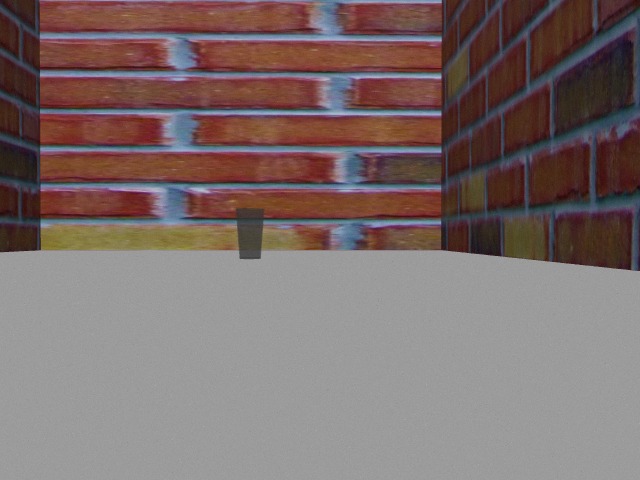
#> input picture practice_ws/images/ash_cup10.png, 640 x 480 px
$ python ash_cup_mask.py
#> lines starting #> are read from the running program, lines starting #| are printed output that depends on the picture; after the words box and inside, x2 and y2 are one past the last pixel; in counts of white or black regions, pixels touching at a corner belong together
import cv2
import numpy as np

def inRangeWrap(hsv, lower, upper):
    if lower[0] <= upper[0]:
        return cv2.inRange(hsv, lower, upper)
    else:
        lower1 = np.array([0, lower[1], lower[2]])
        upper1 = np.array([upper[0], upper[1], upper[2]])
        lower2 = lower
        upper2 = np.array([179, upper[1], upper[2]])
        return cv2.bitwise_or(cv2.inRange(hsv, lower1, upper1),cv2.inRange(hsv, lower2, upper2))

# 画像読み込み
img = cv2.imread("ash_cup10.png")
#> img is the input picture: shape (480, 640, 3); mean B, G, R 107.8, 109.1, 124.6
if img is None: exit()
draw_img = img.copy()
hsv_img = cv2.cvtColor(draw_img, cv2.COLOR_BGR2HSV)
#> hsv_img: shape (480, 640, 3); mean H, S, V 34.2, 62, 128.2

# 色の範囲
lower = np.array([0, 0, 0])
upper = np.array([180, 50, 150])
mask = inRangeWrap(hsv_img, lower, upper)
#> in inRangeWrap, `return cv2.inRange(hsv, lower, upper)`:
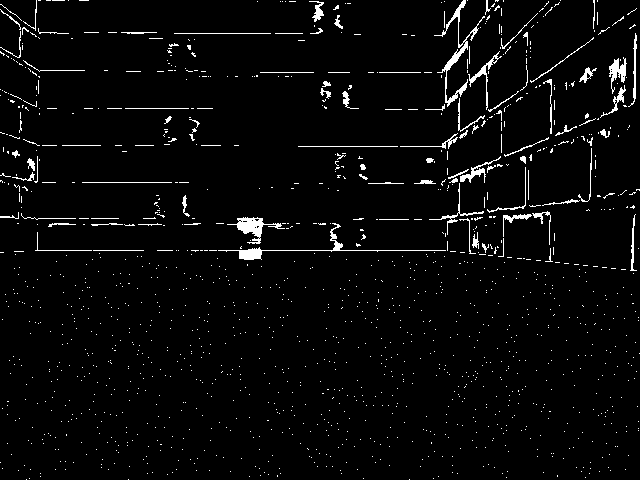
#> returned value: shape (480, 640); 3.3% white in thin lines or dots

# モルフォロジー変換（穴埋め）
# ※輪郭を見つける前に、コップを「ひとかたまり」にする
kernel = np.ones((2, 2), np.uint8)
mask = cv2.morphologyEx(mask, cv2.MORPH_CLOSE, kernel)
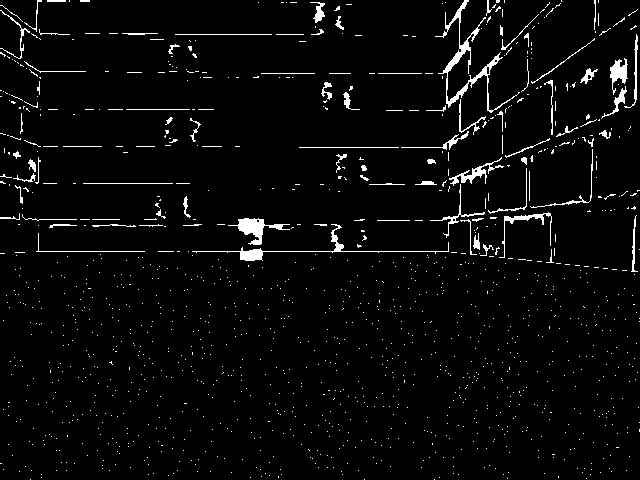
#> mask: shape (480, 640); 3.5% white in thin lines or dots
mask = cv2.morphologyEx(mask, cv2.MORPH_OPEN, kernel)
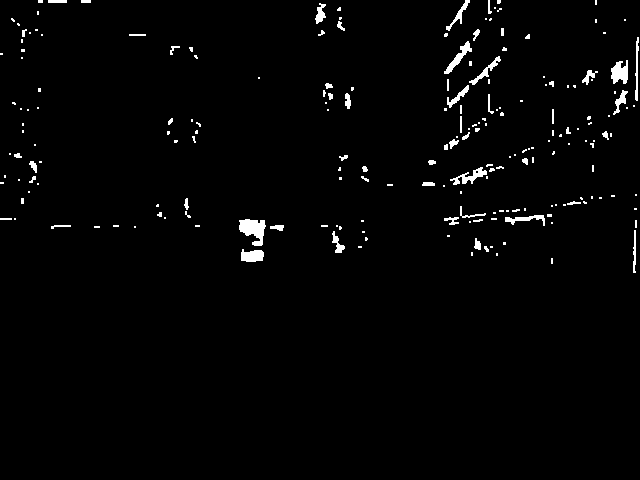
#> mask: shape (480, 640); 1.8% white; 206 white regions (148 under 20 px)

# 輪郭（白い塊）を検出する
contours, _ = cv2.findContours(mask, cv2.RETR_EXTERNAL, cv2.CHAIN_APPROX_SIMPLE)
#> contours = 206 contours, 173 with area under 20; largest, box (x1, y1, x2, y2) and area: (239, 219, 266, 246) 393, (611, 60, 628, 84) 246, (241, 249, 264, 262) 208, (444, 41, 472, 74) 201, (450, 167, 487, 185) 186

# 画像の幅を取得
img_h, img_w = mask.shape
#> img_h = 480; img_w = 640

# 見つかった塊を一つずつチェックするループ
for cnt in contours:
    # 塊の情報を取得（x, y: 左上の座標, w: 幅, h: 高さ）
    x, y, w, h = cv2.boundingRect(cnt)

    # 塊の中心(X座標)を計算
    center_x = x + (w / 2)

    # 判定：中心が「画面の真ん中より左」にあるか？
    if center_x < (img_w / 2):
        # 左にある塊（箱だとおもうから）なら、その部分を黒で塗りつぶして消す
        # drawContours(画像, [輪郭データ], インデックス, 色, 太さ(-1は塗りつぶし))
        cv2.drawContours(mask, [cnt], -1, 0, -1)
#> this loop made 206 passes
#> (x, y, w, h, center_x) on passes 4, 6, 9: (241, 249, 23, 13, 252.5), (484, 246, 5, 6, 486.5), (474, 238, 7, 12, 477.5)
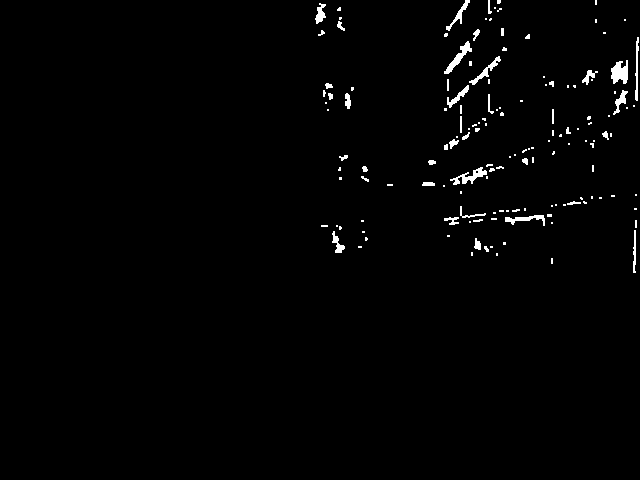
#> mask: shape (480, 640); 1.3% white; 146 white regions (103 under 20 px), largest, box (x1, y1, x2, y2) and area: (611, 60, 628, 84) 290, (444, 41, 472, 74) 245, (450, 167, 487, 185) 243

result = cv2.bitwise_and(draw_img, draw_img, mask=mask)
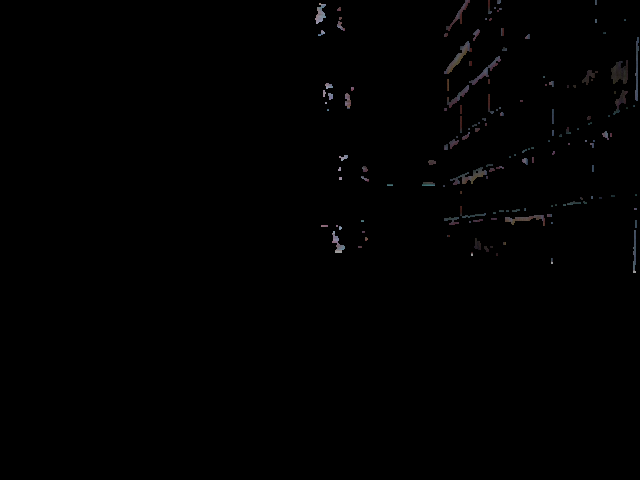
#> result: shape (480, 640, 3); mean B, G, R 1, 0.9, 1

cv2.imshow("Original", draw_img)
cv2.imshow("Smart Mask", mask)
cv2.imshow("Result", result)

cv2.waitKey(0)
cv2.destroyAllWindows()

$ run again, with practice_ws/images/ash_cup1.png copied over practice_ws/images/ash_cup10.png
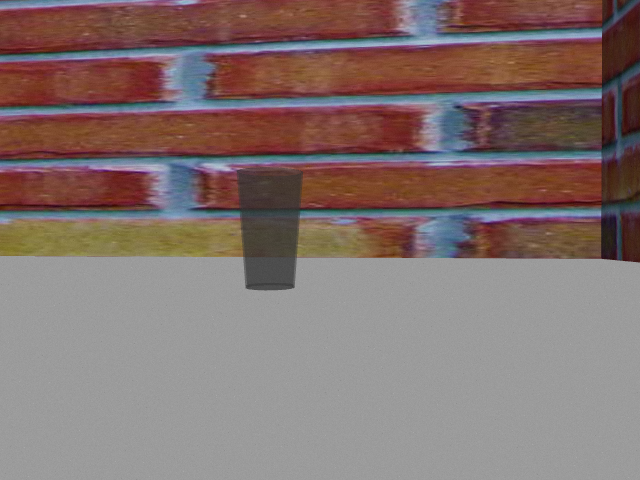
#> input picture practice_ws/images/ash_cup1.png, 640 x 480 px
#> img is the input picture: shape (480, 640, 3); mean B, G, R 111.4, 113.8, 131.4
#> hsv_img: shape (480, 640, 3); mean H, S, V 31.8, 65.4, 135.8
#> in inRangeWrap, `return cv2.inRange(hsv, lower, upper)`:
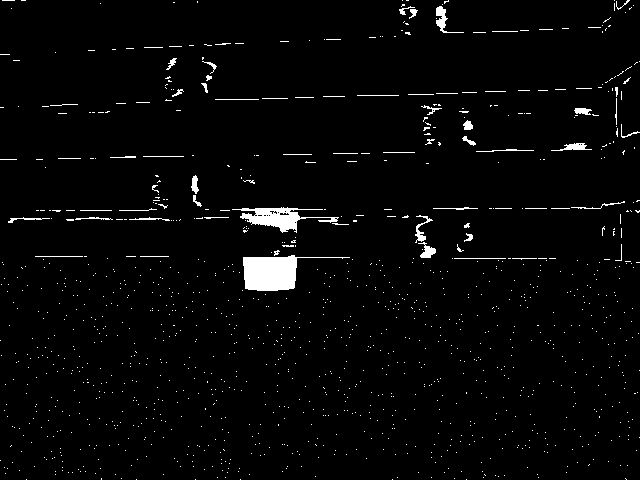
#> returned value: shape (480, 640); 2.5% white; 1214 white regions (1152 under 20 px), largest, box (x1, y1, x2, y2) and area: (243, 255, 350, 291) 1793, (232, 207, 339, 233) 1060, (436, 6, 464, 33) 208
#> contours = 86 contours, 67 with area under 20; largest, box (x1, y1, x2, y2) and area: (245, 257, 299, 293) 1656, (242, 209, 308, 234) 897, (417, 225, 438, 260) 192, (438, 8, 449, 35) 157, (566, 145, 588, 152) 102
#> the loop `for cnt in contours:` made 86 passes
#> (cnt, x, y, w, h, center_x) on passes 4, 7, 12, 13, 14, 15: ([[285, 247], [285, 248], [297, 248], [297, 247]], 285, 247, 13, 2, 291.5), ([[615, 231], [615, 233], [616, 233], [616, 231]], 615, 231, 2, 3, 616), ([[355, 222], [355, 223], [358, 223], [358, 222]], 355, 222, 4, 2, 357), ([[167, 221], [167, 222], [170, 222], [170, 221]], 167, 221, 4, 2, 169), ([[69, 221], [69, 222], [75, 222], [75, 221]], 69, 221, 7, 2, 72.5), ([[141, 220], [141, 221], [157, 221], [157, 220]], 141, 220, 17, 2, 149.5)
#> after the loop `for cnt in contours:`:
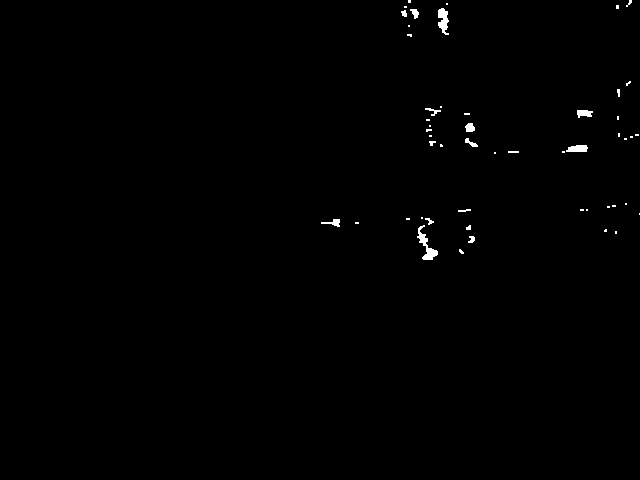
#> mask: shape (480, 640); 0.46% white; 51 white regions (34 under 20 px), largest, box (x1, y1, x2, y2) and area: (417, 225, 438, 260) 245, (438, 8, 449, 35) 194, (566, 145, 588, 152) 128

$ run again, with practice_ws/images/ash_cup11.png copied over practice_ws/images/ash_cup10.png
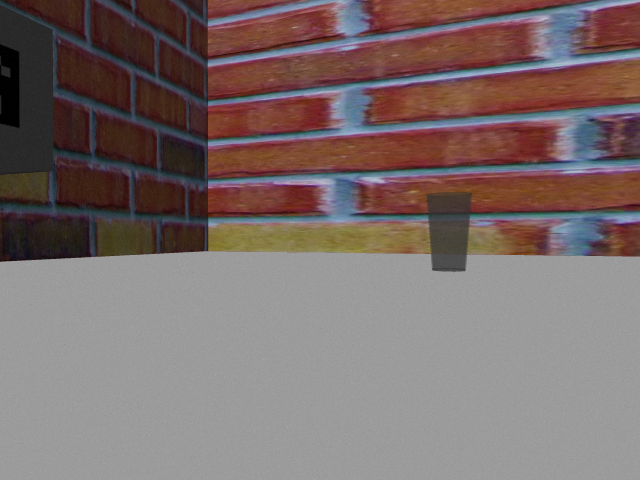
#> input picture practice_ws/images/ash_cup11.png, 640 x 480 px
#> img is the input picture: shape (480, 640, 3); mean B, G, R 107.5, 108.8, 123.5
#> hsv_img: shape (480, 640, 3); mean H, S, V 32.2, 60.2, 127.3
#> in inRangeWrap, `return cv2.inRange(hsv, lower, upper)`:
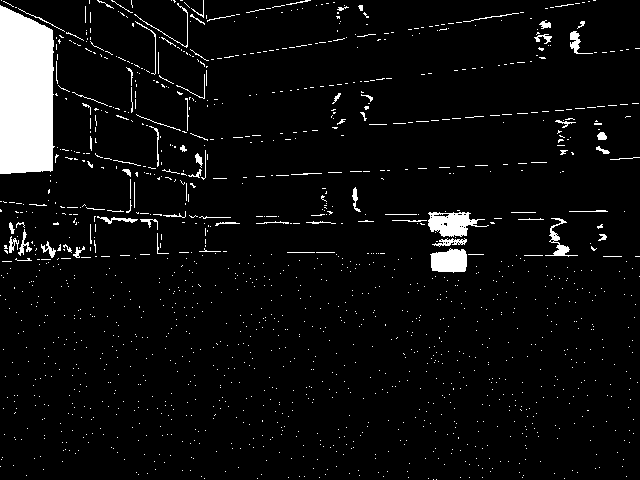
#> returned value: shape (480, 640); 5.5% white; 1459 white regions (1373 under 20 px), largest, box (x1, y1, x2, y2) and area: (0, 5, 55, 174) 8245, (428, 212, 489, 237) 886, (430, 248, 467, 273) 742
#> contours = 153 contours, 129 with area under 20; largest, box (x1, y1, x2, y2) and area: (0, 7, 56, 176) 8372, (430, 214, 479, 239) 840, (433, 251, 469, 274) 690, (552, 227, 571, 258) 178, (436, 241, 469, 248) 147
#> the loop `for cnt in contours:` made 153 passes
#> (x, y, w, h, center_x) on passes 3, 4, 6: (433, 251, 36, 23, 451), (593, 249, 4, 4, 595), (84, 249, 3, 3, 85.5)
#> after the loop `for cnt in contours:`:
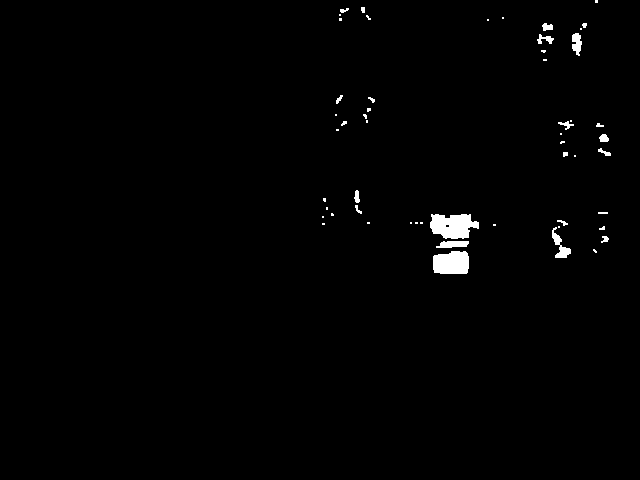
#> mask: shape (480, 640); 1% white; 54 white regions (32 under 20 px), largest, box (x1, y1, x2, y2) and area: (430, 214, 479, 239) 905, (433, 251, 469, 274) 743, (552, 227, 571, 258) 225

$ run again, with practice_ws/images/ash_cup12.png copied over practice_ws/images/ash_cup10.png
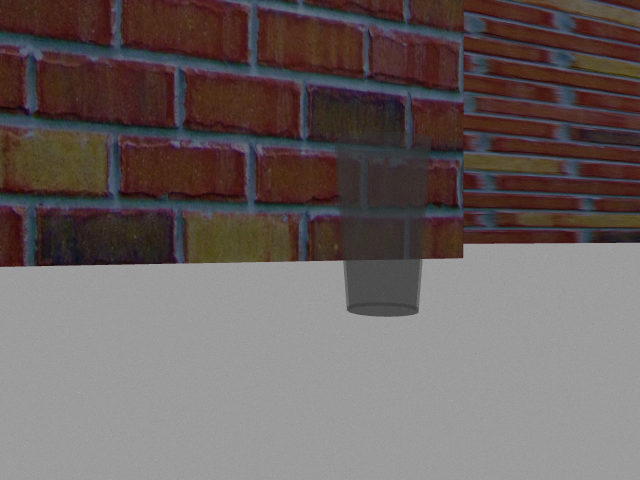
#> input picture practice_ws/images/ash_cup12.png, 640 x 480 px
#> img is the input picture: shape (480, 640, 3); mean B, G, R 95.6, 96.7, 106.7
#> hsv_img: shape (480, 640, 3); mean H, S, V 34, 61.3, 109.3
#> contours = 279 contours, 230 with area under 20; largest, box (x1, y1, x2, y2) and area: (336, 122, 432, 319) 13842, (26, 129, 115, 147) 297, (384, 111, 401, 131) 174, (196, 212, 261, 221) 160, (582, 0, 604, 12) 122
#> the loop `for cnt in contours:` made 279 passes
#> (x, y, w, h, center_x) on passes 3, 5, 7: (36, 262, 3, 7, 37.5), (27, 254, 5, 15, 29.5), (139, 253, 8, 6, 143)
#> after the loop `for cnt in contours:`:
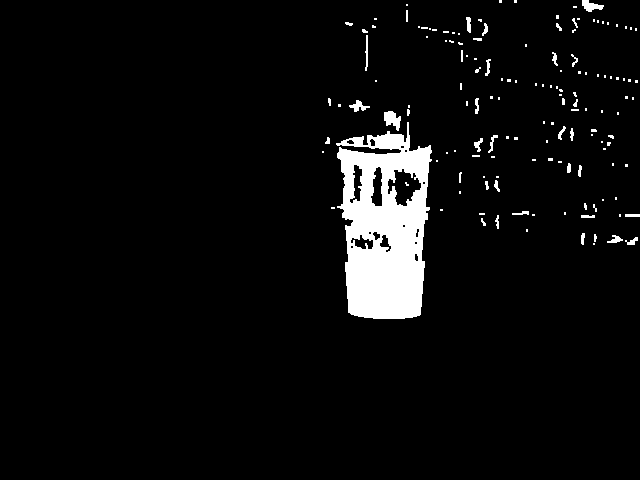
#> mask: shape (480, 640); 5% white; 145 white regions (107 under 20 px), largest, box (x1, y1, x2, y2) and area: (336, 122, 432, 319) 12609, (384, 111, 401, 131) 208, (582, 0, 604, 12) 150
#> `result = cv2.bitwise_and(draw_img, draw_img, mask=mask)`:
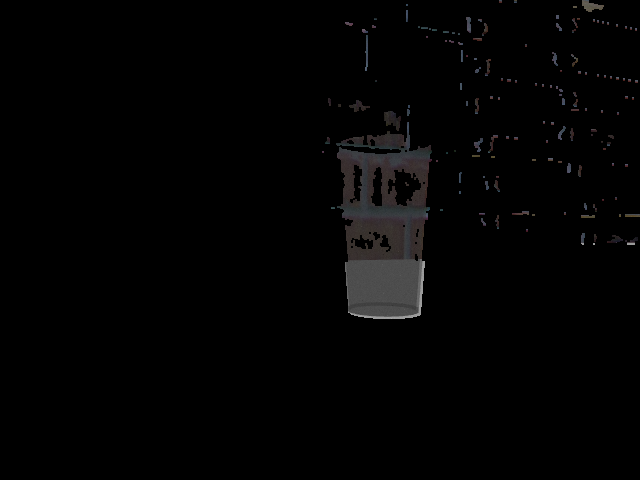
#> result: shape (480, 640, 3); mean B, G, R 3.1, 3, 3.2
